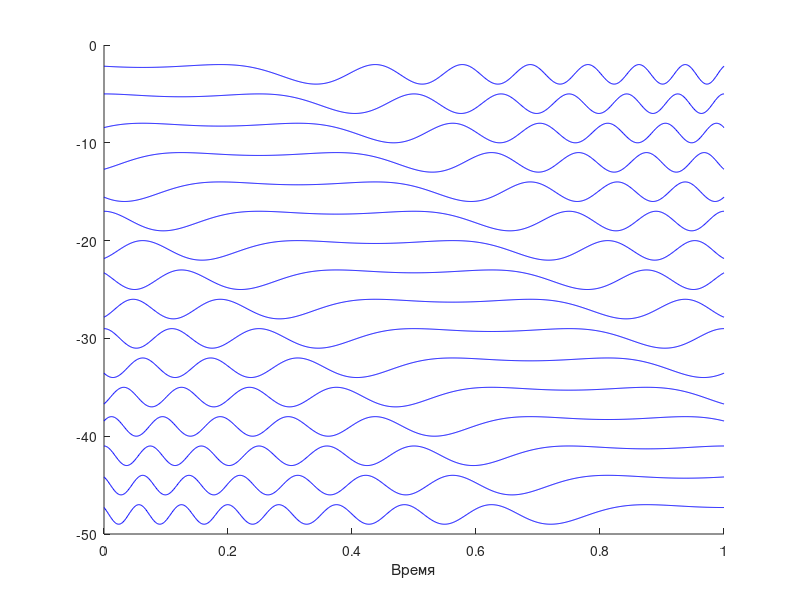

Write the MATLAB code that produced this figure. (Note: this script raises an error after producing the figure.)
clear, clc

% Параметры
N = 16;          % количество поднесущих
T = 1;           % период сигнала
fs = 1000;       % частота дискретизации
t = linspace(0, T, fs); % временная ось

% --- Генерация OFDM поднесущих (синусоиды с разной частотой) ---
ofdm_subcarriers = zeros(N, length(t));
for k = 1:N
    freq = k/ T; % частота k-й поднесущей
    ofdm_subcarriers(k, :) = sin(2*pi*freq*t);
end

% --- Генерация OCDM поднесущих ---
% ЛЧМ сигнал с разной начальной фазой для каждой поднесущей
ocdm_subcarriers = zeros(N, length(t));
B = N / T; % ширина полосы ЛЧМ
for k = 1:N+1
    phi0 = 16*pi*(k-1)/N; % начальная фаза для k-й поднесущей
    % ЛЧМ сигнал: s(t) = exp(j*pi*B*t^2/T + j*phi0)
    % Для визуализации берем реальную часть
%     ocdm_subcarriers(k, :) = cos(pi*B*t.^2/T + phi0);
    ocdm_subcarriers(k, :) = exp(1j*pi/4)*exp(-1j*pi*(N/T^2)*(t-(k-1)*(T/N)).^2);
end

%% Отдельно OCDM

figure();

hold on;
for k = 2:N+1
    y_ind(k) = 3*(k-1);
    plot(t, real(ocdm_subcarriers(k,:)) - y_ind(k), 'b'); % сдвигаем по оси y для наглядности
end
xl = xlabel('Время');
xl.FontName = 'Times New Roman';
xl.FontSize = 12;
yl = ylabel('ЛЧМ-сигналы');
yl.FontName = 'Times New Roman';
yl.FontSize = 12;
yticks([]);
yticklabels([]);
% ylim([-1 N-5]);
xticks([0, 0.5, 1]);
xticklabels({'0', 'T/2', 'T'});

hold off;


%% --- Построение графиков ---

% figure;

% % Левая часть: OFDM поднесущие
subplot(1,2,1);
hold on;
index = [1 2 3 16];
for k = 1:length(index)
    y_ind(k) = 3*(k-1);
    if index(k) ~=  index(end-1)
        plot(t, ofdm_subcarriers(index(k),:) + 3*(k-1), 'b'); % сдвигаем по оси y для наглядности
    else
        plot(t, NaN)
    end
end
xl = xlabel('Время');
xl.FontName = 'Times New Roman';
xl.FontSize = 12;
yl = ylabel('Поднесущая');
yl.FontName = 'Times New Roman';
yl.FontSize = 12;
yticks(y_ind);
yticklabels({'#1', '#2', '...', '#16'});
ylim([-1 N-5]);
xticks([0, 0.5, 1]);
xticklabels({'0', 'T/2', 'T'});

hold off;

% % Правая часть: OCDM поднесущие
subplot(1,2,2);
hold on;
index = [1 2 3 17];
for k = 1:length(index)
    y_ind(k) = 3*(k-1);
    if index(k) ~= index(end-1)
        plot(t, real(ocdm_subcarriers(index(k),:)) + 3*(k-1), 'b'); % сдвигаем по оси y для наглядности
    else
        plot(t, NaN)
    end
end
xl = xlabel('Время');
xl.FontName = 'Times New Roman';
xl.FontSize = 12;
yl = ylabel('Поднесущая');
yl.FontName = 'Times New Roman';
yl.FontSize = 12;
yticks(y_ind);
yticklabels({'#1', '#2', '...', '#16'});
ylim([-1 N-5]);
xticks([0, 0.5, 1]);
xticklabels({'0', 'T/2', 'T'});
hold off;
